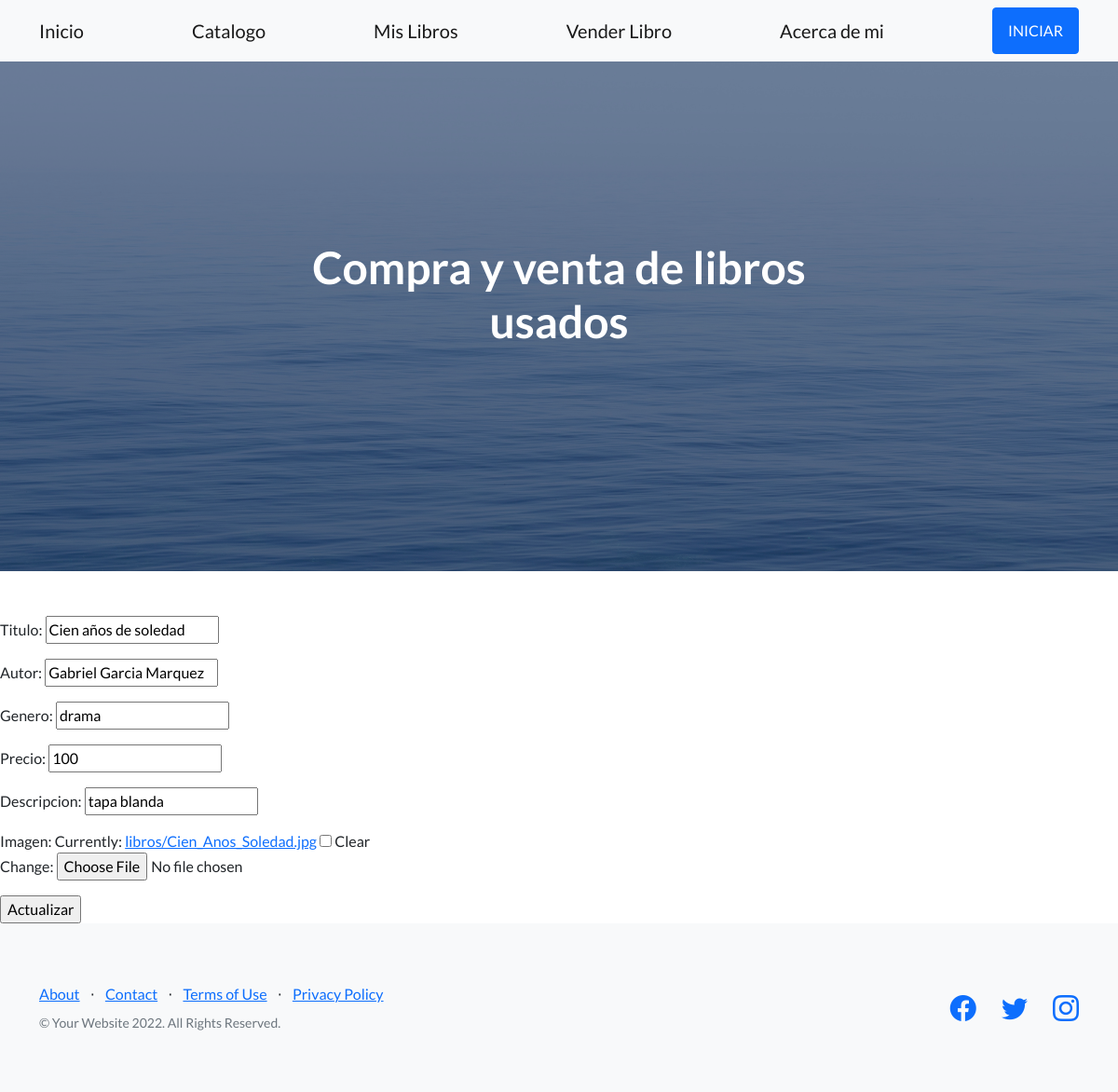
The app's page /AppProyecto/detalle/12 with its own data.
### AppProyecto/models.py (models this page shows, shortened)
class Catalogo(models.Model):
    vendedor = models.ForeignKey(User, blank=True,null=True,on_delete=models.CASCADE)
    titulo = models.CharField(max_length=60)
    autor = models.CharField(max_length=60)
    genero = models.CharField(max_length=60)
    precio = models.CharField(max_length=60)
    descripcion = models.CharField(max_length=100)
    imagen = models.ImageField(upload_to = 'libros',blank=True,null=True)
    fecha= models.DateTimeField(auto_now_add=True,blank=True,null=True)
    class Meta:
        ordering = ['-fecha']

### AppProyecto/views.py (the view)
# urls.py: path('detalle/<int:pk>', views.CatalogoUppdate.as_view(), name='Edit'),
class CatalogoUppdate(UpdateView, LoginRequiredMixin):
  model = Catalogo
  success_url = "/AppProyecto/catalogo/list"
  fields = ['titulo', 'autor', 'genero', 'precio', 'descripcion', 'imagen']

### AppProyecto/templates/AppProyecto/catalogo_form.html
{% extends "AppProyecto/padre.html" %}
{% load static %}
{% block ContenidoQueCambia %}
<br>
<br>
<form method="POST" enctype="multipart/form-data">{% csrf_token %}
    {{ form.as_p }}
    <input type="submit" value="Actualizar" />
</form>
{% endblock %}

### records on screen
Catalogo: titulo "Cien años de soledad", autor "Gabriel Garcia Marquez", genero "drama", precio "100", descripcion "tapa blanda"
